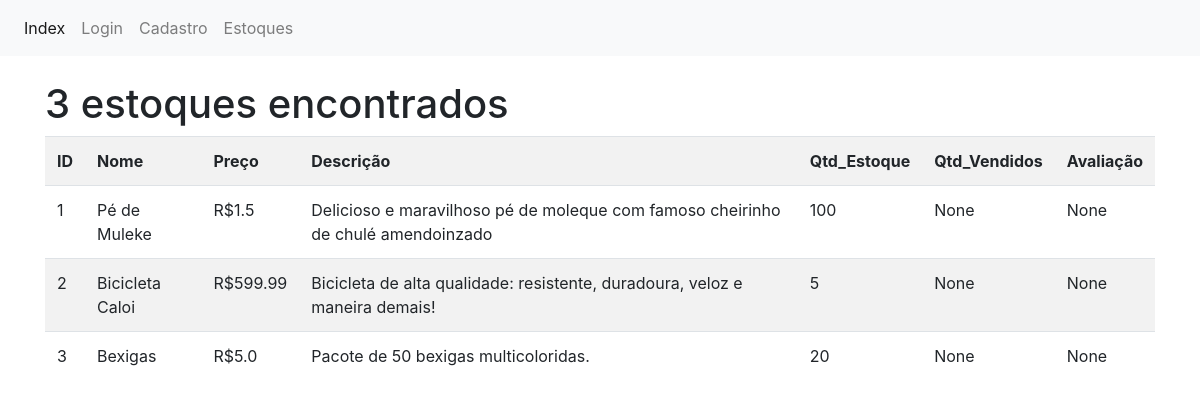
/estoques, run on an earlier commit of the app's database.
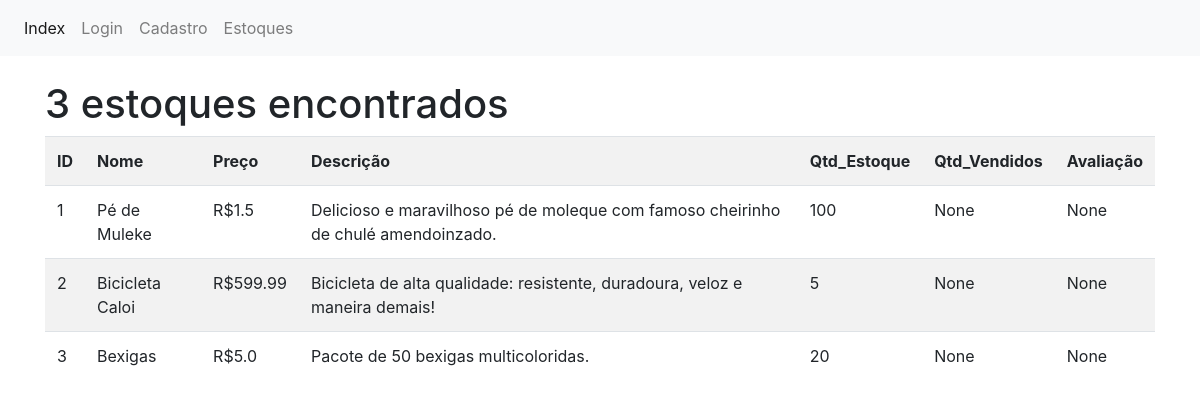
And on a later commit of the database.
### app/models/estoque.py (models this page shows, shortened)
class Estoque(db.Model):
  id = db.Column(db.Integer(), primary_key=True)
  produto_nome = db.Column(db.String(64), index=True, unique=True)
  produto_dsc = db.Column(db.String(512), index=True)
  qtd_estoque = db.Column(db.Integer(), index=True)
  qtd_vendidos = db.Column(db.Integer(), index=True)
  preco = db.Column(db.Float(), index=True)
  avaliacao = db.Column(db.Float(), index=True)
  timestamp = db.Column(db.DateTime(), index=True, default=datetime.utcnow)
  usuario_id = db.Column(db.Integer(), db.ForeignKey('usuario.id'))

### app/controllers/default.py (the view)
@app.route("/estoques")
def estoques():
  estoques = Estoque.query.all()
  return render_template("estoques.html", estoques=estoques, Logged=current_user.is_authenticated)

### app/templates/estoques.html (shortened to what this page needs)
{% extends 'bootstrap/base.html' %}
{% block html_attribs %} lang="pt-BR"{% endblock %}
{% block styles %}
<link rel="stylesheet" href="https://stackpath.bootstrapcdn.com/bootstrap/4.1.3/css/bootstrap.min.css">
{% endblock %}
{% block content %}
<nav class="navbar navbar-expand-lg navbar-light bg-light">
  <div class="collapse navbar-collapse" id="navbarNavAltMarkup">
    <div class="navbar-nav">
      <a class="nav-item nav-link active" href="/">Index</a>
      {% if not Logged %}
        <a class="nav-item nav-link" href="/login">Login</a>
        <a class="nav-item nav-link" href="/cadastro">Cadastro</a>
      {% endif %}
      <a class="nav-item nav-link" href="/estoques">Estoques<span class="sr-only">(current)</span></a>
    </div>
  </div>
</nav>
<br>
<div class="container">
  <div class="page-header">
    <h1>{{ estoques|length }} estoques encontrados</h1>
  </div>
  {% if estoques %}
  <table class="table table-striped">
    <tr>
      <th>ID</th>
      <th>Nome</th>
      <th>Preço</th>
      <th>Descrição</th>
      <th>Qtd_Estoque</th>
      <th>Qtd_Vendidos</th>
      <th>Avaliação</th>
    </tr>
  {% for estoque in estoques %}
    <tr>
      <td>{{ estoque.id }}</td>
      <td>{{ estoque.produto_nome }}</td>
      <td>R${{ estoque.preco }}</td>
      <td>{{ estoque.produto_dsc }}</td>
      <td>{{ estoque.qtd_estoque }}</td>
      <td>{{ estoque.qtd_vendidos }}</td>
      <td>{{ estoque.avaliacao }}</td>
    </tr>
  {% endfor %}
  </table>
{% endif %}
</div>
{% endblock %}

What changed in the data, as far as the page shows it:
changed Estoque "Pé de Muleke": produto_dsc "Delicioso e maravilhoso pé de moleque com famoso cheirinho de chulé amendoinzado" → "Delicioso e maravilhoso pé de moleque com famoso cheirinho de chulé amendoinzado."
